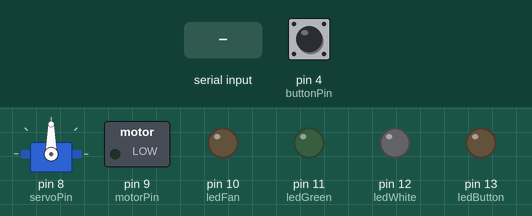
This sketch was run on a simulated Arduino Uno, built with avr-gcc and run on an emulated ATmega328P. Shown: servo, switched loads named in the sketch (green lamp = pin HIGH), output pins drawn as LEDs (lit = HIGH). Inputs (shaded band) come from the test bench; at power-on: pin 4 (buttonPin) LOW.

Above: at 1.2 s.
1.3 s: pin 4 (buttonPin) pulled HIGH for 0.15 s
At 1.37 s:
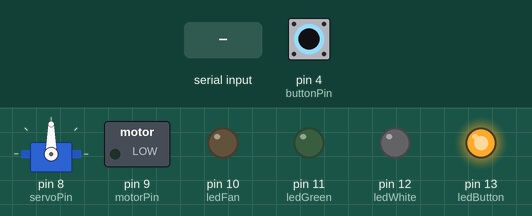
2.9 s: "SYSTEM ON\n" received over Serial
At 3.9 s:
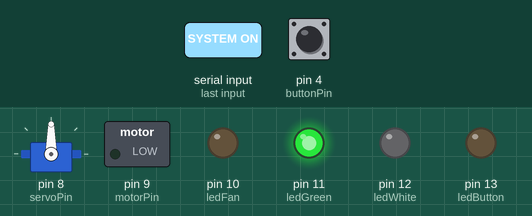
4.4 s: "FAN_ON\n" received over Serial
At 4.9 s:
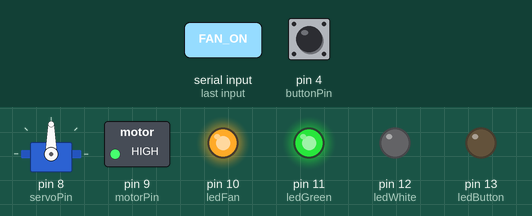
5.9 s: pin 4 (buttonPin) pulled HIGH for 1 s
At 6.7 s:
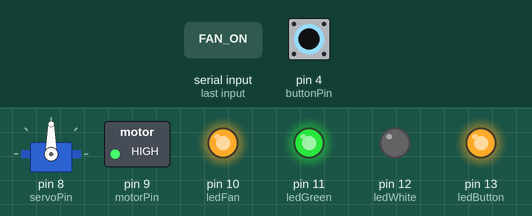
8.4 s: "SERVO:\n" received over Serial
At 9.1 s:
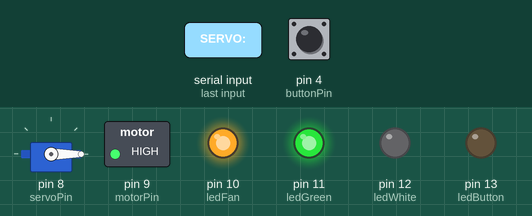
9.9 s: "SYSTEM OFF\n" received over Serial
At 10.4 s:
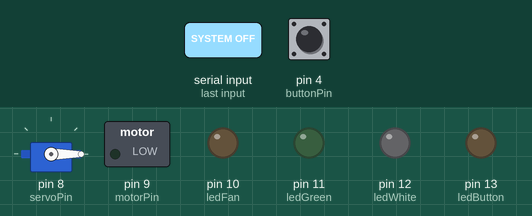
Timing chart, 0 to 12.4 s (numbered marks = the images above; inputs shaded):
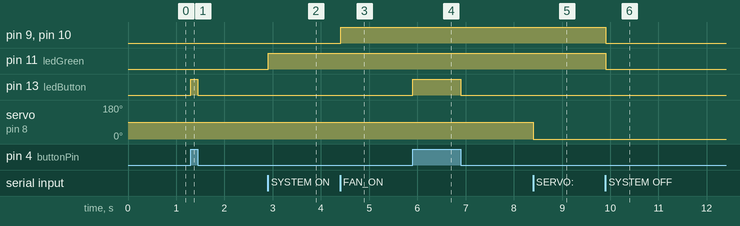

Measured:
- after the input at 1.3 s, pin 13 (ledButton): LOW → HIGH at once, → LOW 0.15 s later
- after the input at 2.9 s, pin 11 (ledGreen): LOW → HIGH at once
- after the input at 4.4 s, pin 9 (motorPin), pin 10 (ledFan): LOW → HIGH at once
- after the input at 5.9 s, pin 13 (ledButton): LOW → HIGH at once, → LOW 1.0 s later
- after the input at 8.4 s, servo on pin 8 (servoPin): 90° → 0° at once
- after the input at 9.9 s, pin 9 (motorPin), pin 10 (ledFan), pin 11 (ledGreen): HIGH → LOW at once

The sketch:

H-MotionArduino.ino
```cpp
#include <Servo.h>

// === PIN DEFINITIONS ===
#define motorPin 9
#define servoPin 8
#define ledFan 10      // Blue LED (ON when FAN is active)
#define ledGreen 11    // Green LED (SYSTEM ON)
#define ledWhite 12    // White LED (currently unused)
#define ledButton 13   // Yellow LED (linked to button)
#define buttonPin 4    // Button input pin

Servo myServo;
bool systemActive = false;

void setup() {
  Serial.begin(9600);

  pinMode(motorPin, OUTPUT);
  pinMode(ledFan, OUTPUT);
  pinMode(ledGreen, OUTPUT);
  pinMode(ledWhite, OUTPUT);
  pinMode(ledButton, OUTPUT);
  pinMode(buttonPin, INPUT);

  myServo.attach(servoPin);
  myServo.write(90); // Start at center position

  // Initial state
  digitalWrite(ledFan, LOW);
  digitalWrite(ledGreen, LOW);
  digitalWrite(ledWhite, LOW);
  digitalWrite(ledButton, LOW);
}

void loop() {
  // === BUTTON LED CONTROL ===
  int buttonState = digitalRead(buttonPin);
  digitalWrite(ledButton, buttonState);  // ON if pressed, OFF otherwise

  // === SERIAL COMMANDS ===
  if (Serial.available()) {
    String command = Serial.readStringUntil('\n');
    command.trim();

    if (command == "SYSTEM ON") {
      systemActive = true;
      digitalWrite(ledGreen, HIGH);
    }
    else if (command == "SYSTEM OFF") {
      systemActive = false;
      digitalWrite(motorPin, LOW);
      digitalWrite(ledFan, LOW);
      digitalWrite(ledGreen, LOW);
    }

    if (systemActive) {
      if (command == "FAN_ON") {
        digitalWrite(motorPin, HIGH);
        digitalWrite(ledFan, HIGH);
      }
      else if (command == "FAN_OFF") {
        digitalWrite(motorPin, LOW);
        digitalWrite(ledFan, LOW);
      }
      else if (command.startsWith("SERVO:")) {
        int angle = command.substring(6).toInt();
        myServo.write(angle);
      }
    }
  }
}
```
